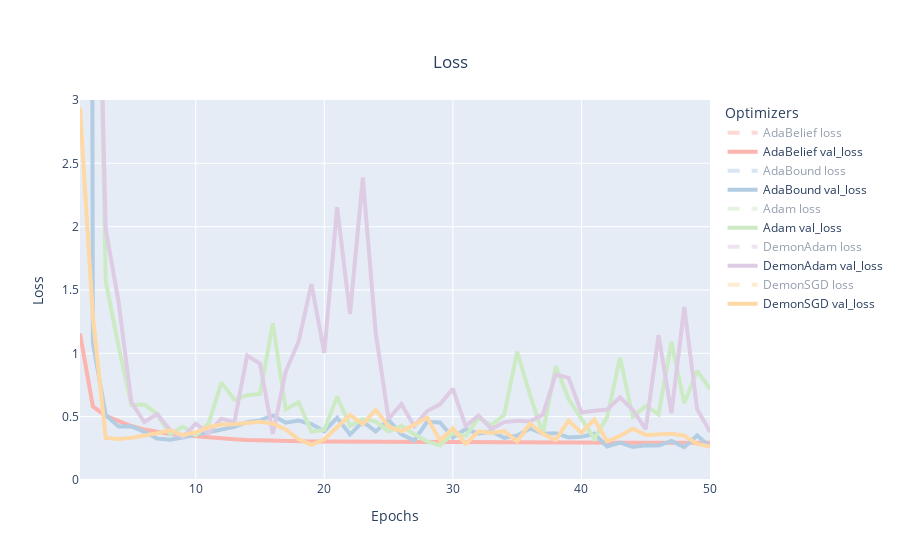

The notebook cell saved with this chart:
### Code cell
def loss_plot(dataset_list):
    fig = go.Figure()
    keys = list(dataset_list.keys())
    colors = px.colors.qualitative.Pastel1
    for i in range(0, len(keys)):
        index = [k + 1 for k in dataset_list[keys[i]].index.tolist()]
        fig.add_trace(
            go.Scatter(
                x=index,
                y=dataset_list[keys[i]]["loss"],
                name=keys[i] + " loss",
                visible="legendonly",
                line=dict(color=colors[i], width=4, dash="dash"),
            )
        )
        fig.add_trace(
            go.Scatter(
                x=index,
                y=dataset_list[keys[i]]["val_loss"],
                name=keys[i] + " val_loss",
                line=dict(color=colors[i], width=4),
            )
        )
    fig.update_layout(
        title={"text": "Loss", "x": 0.5, "y": 0.9},
        xaxis_title="Epochs",
        yaxis_title="Loss",
        legend_title_text="Optimizers",
        yaxis_range=[0, 3],
    )
    fig.show()


loss_plot(dataset_list)
